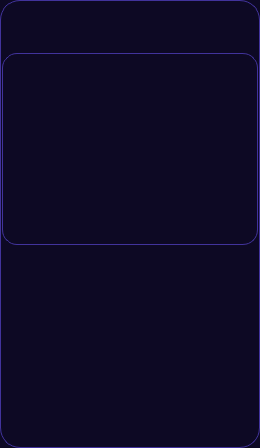
                      <widget class="QFrame" name="frame_35">
                       <property name="minimumSize">
                        <size>
                         <width>250</width>
                         <height>0</height>
                        </size>
                       </property>
                       <property name="maximumSize">
                        <size>
                         <width>500</width>
                         <height>16777215</height>
                        </size>
                       </property>
                       <property name="styleSheet">
                        <string notr="true">QFrame {
	background-color: rgb(13, 9, 36);
	border: 1px solid rgb(65, 51, 156);
	border-radius: 20px;
}
QFrame:hover {
	border: 2px solid rgb(255, 85, 0);
}</string>
                       </property>
                       <property name="frameShape">
                        <enum>QFrame::StyledPanel</enum>
                       </property>
                       <property name="frameShadow">
                        <enum>QFrame::Raised</enum>
                       </property>
                       <layout class="QVBoxLayout" name="verticalLayout_53">
                        <property name="spacing">
                         <number>1</number>
                        </property>
                        <property name="leftMargin">
                         <number>1</number>
                        </property>
                        <property name="topMargin">
                         <number>1</number>
                        </property>
                        <property name="rightMargin">
                         <number>1</number>
                        </property>
                        <property name="bottomMargin">
                         <number>1</number>
                        </property>
                        <item>
                         <widget class="QFrame" name="frame_66">
                          <property name="minimumSize">
                           <size>
                            <width>0</width>
                            <height>50</height>
                           </size>
                          </property>
                          <property name="maximumSize">
                           <size>
                            <width>16777215</width>
                            <height>50</height>
                           </size>
                          </property>
                          <property name="styleSheet">
                           <string notr="true">QFrame {
	background-color: rgb(13, 9, 36);
	border: none;
	border-radius: 20px;
}
</string>
                          </property>
                          <property name="frameShape">
                           <enum>QFrame::StyledPanel</enum>
                          </property>
                          <property name="frameShadow">
                           <enum>QFrame::Raised</enum>
                          </property>
                         </widget>
                        </item>
                        <item>
                         <widget class="QFrame" name="frame_67">
                          <property name="styleSheet">
                           <string notr="true">QFrame {
	background-color: rgb(13, 9, 36);
	border: none;
	border-radius: 20px;
}
</string>
                          </property>
                          <property name="frameShape">
                           <enum>QFrame::StyledPanel</enum>
                          </property>
                          <property name="frameShadow">
                           <enum>QFrame::Raised</enum>
                          </property>
                          <layout class="QVBoxLayout" name="verticalLayout_61">
                           <property name="spacing">
                            <number>0</number>
                           </property>
                           <property name="leftMargin">
                            <number>0</number>
                           </property>
                           <property name="topMargin">
                            <number>0</number>
                           </property>
                           <property name="rightMargin">
                            <number>0</number>
                           </property>
                           <property name="bottomMargin">
                            <number>0</number>
                           </property>
                           <item>
                            <widget class="QListView" name="tq_account_listview2">
                             <property name="styleSheet">
                              <string notr="true">QListView {	
	font:  16pt &quot;等线&quot;;
	color: rgb(255, 85, 0);
	background-color: rgb(13, 9, 36);
	border-radius: 15px;
	border: 1px solid rgb(65, 51, 156);
	padding:5px;
}
QListView::item {
	min-height:35px;
     border-radius: 15px;
	padding-left: 20px;
	background-color: rgb(13, 9, 36);
}

QListView::item:selected {   
	border: none;
	background-color: rgb(170, 0, 255);
}

QListView::item:hover { 
	background-color: rgb(0, 70, 0);
}
QScrollBar:horizontal {
    border: none;
    background: rgb(52, 59, 72);
    height: 8px;
    margin: 0px 20px 0 20px;
	border-radius: 3px;
}
QScrollBar::handle:horizontal {
    background:rgba(249, 83, 255, 170);
    min-width: 30px;
	border-radius: 3px
}
/*
滑块悬浮，按下*/
QScrollBar::handle:hover:horizontal,QScrollBar::handle:pressed:horizontal{
background:rgb(150, 0, 150);
}
QScrollBar::add-line:horizontal {
    border: none;
    background: rgb(55, 63, 77);
    width: 20px;
	border-top-right-radius: 3px;
    border-bottom-right-radius: 3px;
    subcontrol-position: right;
    subcontrol-origin: margin;
}
QScrollBar::sub-line:horizontal {
    border: none;
    background: rgb(55, 63, 77);
    width: 20px;
	border-top-left-radius: 3px;
    border-bottom-left-radius: 3px;
    subcontrol-position: left;
    subcontrol-origin: margin;
}
QScrollBar::up-arrow:horizontal, QScrollBar::down-arrow:horizontal
{
     background: none;
}
QScrollBar::add-page:horizontal, QScrollBar::sub-page:horizontal
{
     background: none;
}
 QScrollBar:vertical {
	border: none;
    background: rgb(52, 59, 72);
    width: 8px;
    margin: 20px 0 20px 0;
	border-radius: 3px;
 }
 QScrollBar::handle:vertical {	
	background:rgba(249, 83, 255, 170);
    min-height: 30px;
	border-radius: 3px
 }
/*
滑块悬浮，按下*/
QScrollBar::handle:hover:vertical,QScrollBar::handle:pressed:vertical{
background:rgb(150, 0, 150);
}
 QScrollBar::add-line:vertical {
     border: none;
    background: rgb(55, 63, 77);
     height: 20px;
	border-bottom-left-radius: 3px;
    border-bottom-right-radius: 3px;
     subcontrol-position: bottom;
     subcontrol-origin: margin;
 }
 QScrollBar::sub-line:vertical {
	border: none;
    background: rgb(55, 63, 77);
     height: 20px;
	border-top-left-radius: 3px;
    border-top-right-radius: 3px;
     subcontrol-position: top;
     subcontrol-origin: margin;
 }
 QScrollBar::up-arrow:vertical, QScrollBar::down-arrow:vertical {
     background: none;
 }

 QScrollBar::add-page:vertical, QScrollBar::sub-page:vertical {
     background: none;
 }
</string>
                             </property>
                            </widget>
                           </item>
                          </layout>
                         </widget>
                        </item>
                        <item>
                         <widget class="QFrame" name="frame_102">
                          <property name="minimumSize">
                           <size>
                            <width>0</width>
                            <height>200</height>
                           </size>
                          </property>
                          <property name="styleSheet">
                           <string notr="true">QFrame {
	background-color: rgb(13, 9, 36);
	border: none;
	border-radius: 20px;
}
</string>
                          </property>
                          <property name="frameShape">
                           <enum>QFrame::StyledPanel</enum>
                          </property>
                          <property name="frameShadow">
                           <enum>QFrame::Raised</enum>
                          </property>
                         </widget>
                        </item>
                       </layout>
                      </widget>
